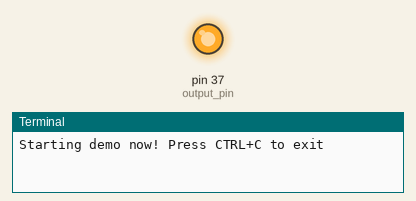
The program below on a simulated Raspberry Pi (header pin numbers). On the bench: output pins drawn as LEDs (lit = HIGH), the last lines printed to the terminal. Dashed ring = blinking.

Above: at 1.0 s.
At 2.5 s:
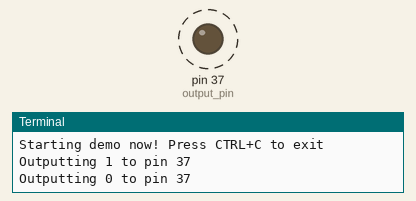
Timing chart, 0 to 4.6 s (numbered marks = the images above):
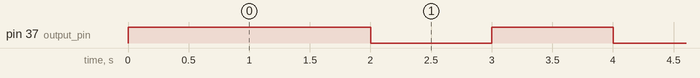

The program:

simple_out.py
```python
#!/usr/bin/env python3

# Copyright (c) 2019, NVIDIA CORPORATION. All rights reserved.
# Copyright (c) 2021-2023, Texas Instruments Incorporated. All rights reserved.
# Permission is hereby granted, free of charge, to any person obtaining a
# copy of this software and associated documentation files (the "Software"),
# to deal in the Software without restriction, including without limitation
# the rights to use, copy, modify, merge, publish, distribute, sublicense,
# and/or sell copies of the Software, and to permit persons to whom the
# Software is furnished to do so, subject to the following conditions:
#
# The above copyright notice and this permission notice shall be included in
# all copies or substantial portions of the Software.
#
# THE SOFTWARE IS PROVIDED "AS IS", WITHOUT WARRANTY OF ANY KIND, EXPRESS OR
# IMPLIED, INCLUDING BUT NOT LIMITED TO THE WARRANTIES OF MERCHANTABILITY,
# FITNESS FOR A PARTICULAR PURPOSE AND NONINFRINGEMENT.  IN NO EVENT SHALL
# THE AUTHORS OR COPYRIGHT HOLDERS BE LIABLE FOR ANY CLAIM, DAMAGES OR OTHER
# LIABILITY, WHETHER IN AN ACTION OF CONTRACT, TORT OR OTHERWISE, ARISING
# FROM, OUT OF OR IN CONNECTION WITH THE SOFTWARE OR THE USE OR OTHER
# DEALINGS IN THE SOFTWARE.

import RPi.GPIO as GPIO
import time

# Pin Definitions
output_pin = 37  # BCM pin 18, BOARD pin 12


def main():
    # Pin Setup:
    GPIO.setmode(GPIO.BOARD)  # BCM pin-numbering scheme from Raspberry Pi
    # set pin as an output pin with optional initial state of HIGH
    GPIO.setup(output_pin, GPIO.OUT, initial=GPIO.HIGH)

    print("Starting demo now! Press CTRL+C to exit")
    curr_value = GPIO.HIGH
    try:
        while True:
            time.sleep(1)
            # Toggle the output every second
            print("Outputting {} to pin {}".format(curr_value, output_pin))
            GPIO.output(output_pin, curr_value)
            curr_value ^= GPIO.HIGH
    finally:
        GPIO.cleanup()


if __name__ == "__main__":
    main()
```

Measured:
- by itself, pin 37 (output_pin): alternates HIGH for 1.0 s and LOW for 1.0 s
